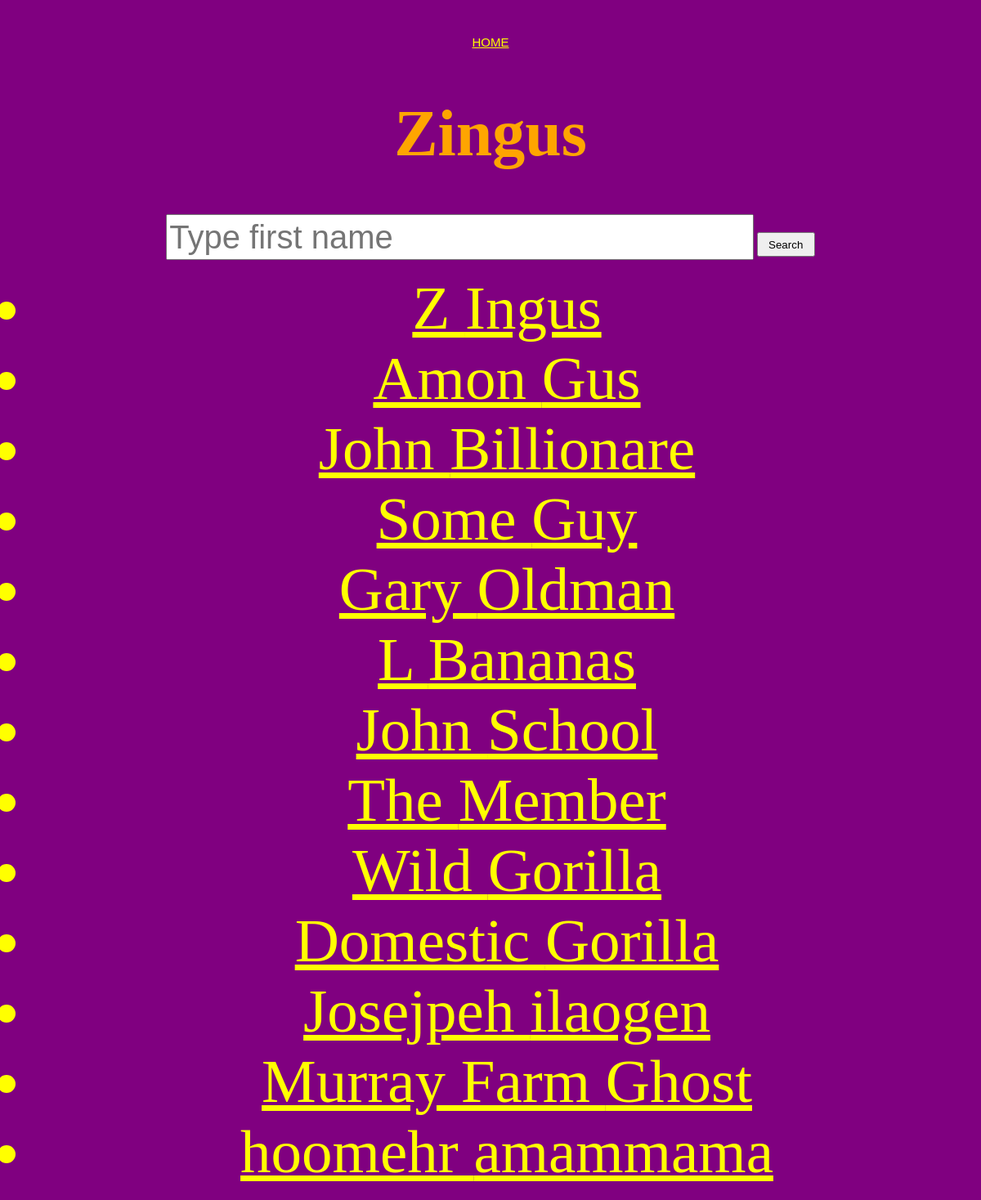
Screenshot of /zinguses/search/ (signed in) with the database file from the repository.
### members/models.py (models this page shows, shortened)
class Member(models.Model):
  firstname = models.CharField(max_length=255)
  lastname = models.CharField(max_length=255)
  phone = models.IntegerField(null=True)
  joined_date = models.DateField()
  zinguscoin = models.IntegerField(default=0)
  email = models.EmailField()
  zingus = models.BooleanField(default=False)

### members/views.py (the view)
# urls.py: path('zinguses/search/', views.search, name='search'),
@login_required
def search(request):
  query = request.GET.get('q')
  if query:
    results = Member.objects.filter(firstname__icontains=query)
  else:
    results = Member.objects.all()
  template = loader.get_template('search.html')
  context = {'results': results}
  return HttpResponse(template.render(context, request))

### members/templates/search.html (shortened to what this page needs)
{% extends "master.html" %}
{% load static %}
{% block content %}
  <p><a href="/" style="color: yellow; font-size: 15px">HOME</a></p>
  <h1>Zingus</h1>
  <form method="GET" action="{% url 'search' %}" style="margin: auto; text-align: center;">
    <input type="text" name="q" placeholder="Type first name" style="height: 50px; width: 60%; font-size: 40px;">
    <button type="submit" style="height: 30px; width: 6%;">Search</button>
  </form>
{% if results %}
  <ul>
  {% for member in results %}
    <a href="details/{{ member.id }}" style="color: yellow; font-size: 75px; text-align: center;"><li>{{ member.firstname }} {{ member.lastname }}</li></a>
  {% endfor %}
  </ul>
{% else %}
  <p> Couldn't find any zinguses</p>
{% endif %}
{% endblock %}

### members/templates/master.html (style rules this page uses)
body { background-color: purple; }
h1 { color: orange; font-family: 'Impact', serif; font-size: 80px; text-align: center; }
p { font-family: 'Arial', serif; font-size: 30px; text-align: center; }

### rows the page displays
Member: firstname "Z", lastname "Ingus"
Member: firstname "Amon", lastname "Gus"
Member: firstname "John", lastname "Billionare"
Member: firstname "Some", lastname "Guy"
Member: firstname "Gary", lastname "Oldman"
Member: firstname "L", lastname "Bananas"
Member: firstname "John", lastname "School"
Member: firstname "The", lastname "Member"
Member: firstname "Wild", lastname "Gorilla"
Member: firstname "Domestic", lastname "Gorilla"
Member: firstname "Josejpeh", lastname "ilaogen"
Member: firstname "Murray Farm", lastname "Ghost"
Member: firstname "hoomehr", lastname "amammama"
